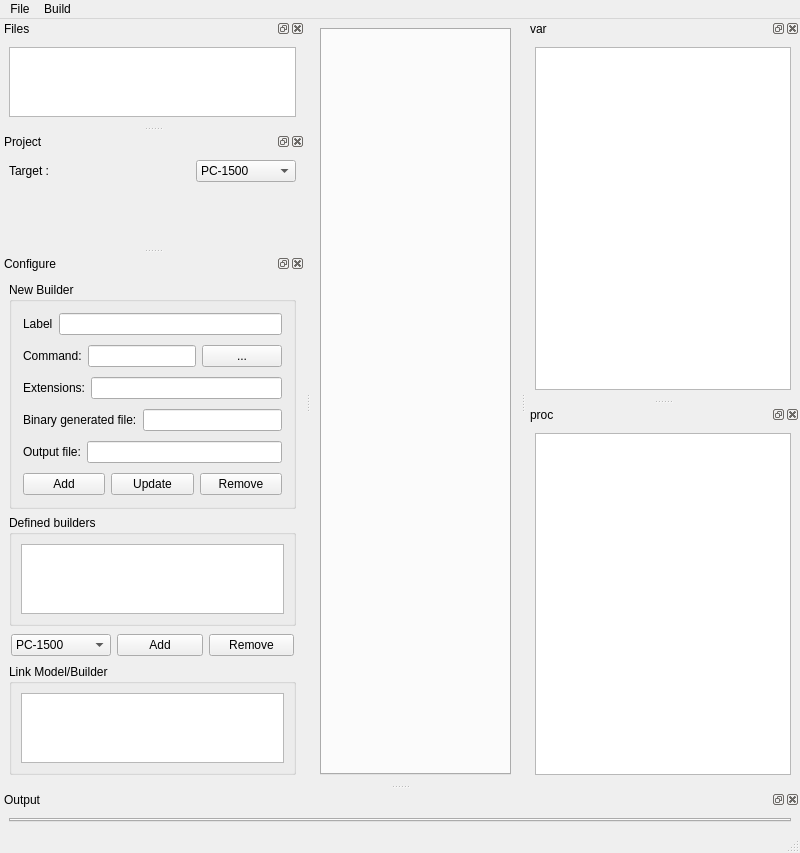
<?xml version="1.0" encoding="UTF-8"?>
<ui version="4.0">
 <class>WindowIDE</class>
 <widget class="QMainWindow" name="WindowIDE">
  <property name="geometry">
   <rect>
    <x>0</x>
    <y>0</y>
    <width>800</width>
    <height>600</height>
   </rect>
  </property>
  <property name="windowTitle">
   <string>MainWindow</string>
  </property>
  <widget class="QWidget" name="centralwidget">
   <layout class="QHBoxLayout" name="horizontalLayout_3">
    <item>
     <layout class="QHBoxLayout" name="horizontalLayout">
      <property name="sizeConstraint">
       <enum>QLayout::SetMaximumSize</enum>
      </property>
      <item>
       <layout class="QHBoxLayout" name="horizontalLayout_2">
        <item>
         <widget class="QTabWidget" name="tabWidget">
          <property name="tabShape">
           <enum>QTabWidget::Rounded</enum>
          </property>
          <property name="currentIndex">
           <number>-1</number>
          </property>
          <property name="tabsClosable">
           <bool>true</bool>
          </property>
          <property name="movable">
           <bool>true</bool>
          </property>
         </widget>
        </item>
       </layout>
      </item>
     </layout>
    </item>
   </layout>
  </widget>
  <widget class="QMenuBar" name="menubar">
   <property name="geometry">
    <rect>
     <x>0</x>
     <y>0</y>
     <width>800</width>
     <height>21</height>
    </rect>
   </property>
   <widget class="QMenu" name="menuFile">
    <property name="title">
     <string>File</string>
    </property>
    <addaction name="actionNew"/>
    <addaction name="actionOpen"/>
    <addaction name="actionSave"/>
    <addaction name="actionSave_All"/>
   </widget>
   <widget class="QMenu" name="menuBuild">
    <property name="title">
     <string>Build</string>
    </property>
    <addaction name="actionCompile"/>
    <addaction name="separator"/>
   </widget>
   <addaction name="menuFile"/>
   <addaction name="menuBuild"/>
  </widget>
  <widget class="QStatusBar" name="statusbar"/>
  <widget class="QDockWidget" name="outputdockWidget">
   <property name="sizePolicy">
    <sizepolicy hsizetype="Preferred" vsizetype="Minimum">
     <horstretch>0</horstretch>
     <verstretch>0</verstretch>
    </sizepolicy>
   </property>
   <property name="features">
    <set>QDockWidget::DockWidgetClosable|QDockWidget::DockWidgetFloatable</set>
   </property>
   <property name="windowTitle">
    <string>Output</string>
   </property>
   <attribute name="dockWidgetArea">
    <number>8</number>
   </attribute>
   <widget class="QWidget" name="dockWidgetContents">
    <layout class="QHBoxLayout" name="horizontalLayout_4">
     <item>
      <widget class="QTabWidget" name="outputtabWidget">
       <property name="currentIndex">
        <number>-1</number>
       </property>
       <property name="tabsClosable">
        <bool>true</bool>
       </property>
      </widget>
     </item>
    </layout>
   </widget>
  </widget>
  <widget class="QDockWidget" name="filesDockWidget">
   <property name="sizePolicy">
    <sizepolicy hsizetype="MinimumExpanding" vsizetype="Preferred">
     <horstretch>0</horstretch>
     <verstretch>0</verstretch>
    </sizepolicy>
   </property>
   <property name="accessibleName">
    <string/>
   </property>
   <property name="windowTitle">
    <string>Files</string>
   </property>
   <attribute name="dockWidgetArea">
    <number>1</number>
   </attribute>
   <widget class="QWidget" name="dockWidgetContents_3">
    <layout class="QVBoxLayout" name="verticalLayout">
     <item>
      <widget class="QTreeView" name="treeView"/>
     </item>
    </layout>
   </widget>
  </widget>
  <widget class="QDockWidget" name="projectDockWidget">
   <property name="sizePolicy">
    <sizepolicy hsizetype="Preferred" vsizetype="Minimum">
     <horstretch>0</horstretch>
     <verstretch>0</verstretch>
    </sizepolicy>
   </property>
   <property name="minimumSize">
    <size>
     <width>274</width>
     <height>116</height>
    </size>
   </property>
   <property name="windowTitle">
    <string>Project</string>
   </property>
   <attribute name="dockWidgetArea">
    <number>1</number>
   </attribute>
   <widget class="QWidget" name="dockWidgetContents_2">
    <layout class="QVBoxLayout" name="verticalLayout_2">
     <item>
      <layout class="QHBoxLayout" name="horizontalLayout_6">
       <item>
        <widget class="QLabel" name="label_2">
         <property name="text">
          <string>Target :</string>
         </property>
        </widget>
       </item>
       <item>
        <spacer name="horizontalSpacer_2">
         <property name="orientation">
          <enum>Qt::Horizontal</enum>
         </property>
         <property name="sizeHint" stdset="0">
          <size>
           <width>40</width>
           <height>20</height>
          </size>
         </property>
        </spacer>
       </item>
       <item>
        <widget class="QComboBox" name="targetComboBox">
         <property name="minimumSize">
          <size>
           <width>100</width>
           <height>20</height>
          </size>
         </property>
         <item>
          <property name="text">
           <string>PC-1500</string>
          </property>
          <property name="icon">
           <iconset resource="../resources/pc1500.qrc">
            <normaloff>:/pc1500/pc1500.png</normaloff>:/pc1500/pc1500.png</iconset>
          </property>
         </item>
         <item>
          <property name="text">
           <string>PC-1350</string>
          </property>
          <property name="icon">
           <iconset resource="../resources/pc1350.qrc">
            <normaloff>:/pc1350/pc1350.png</normaloff>:/pc1350/pc1350.png</iconset>
          </property>
         </item>
         <item>
          <property name="text">
           <string>PC-1250</string>
          </property>
          <property name="icon">
           <iconset resource="../resources/pc1250.qrc">
            <normaloff>:/pc1250/pc1250.png</normaloff>:/pc1250/pc1250.png</iconset>
          </property>
         </item>
         <item>
          <property name="text">
           <string>PC-1251</string>
          </property>
          <property name="icon">
           <iconset resource="../resources/pc1251.qrc">
            <normaloff>:/pc1251/pc1251.png</normaloff>:/pc1251/pc1251.png</iconset>
          </property>
         </item>
         <item>
          <property name="text">
           <string>PC-1255</string>
          </property>
          <property name="icon">
           <iconset>
            <normaloff>:/pc1255/pc1255.jpg</normaloff>:/pc1255/pc1255.jpg</iconset>
          </property>
         </item>
         <item>
          <property name="text">
           <string>PC-1260</string>
          </property>
          <property name="icon">
           <iconset>
            <normaloff>:/pc1260/pc1260.jpg</normaloff>:/pc1260/pc1260.jpg</iconset>
          </property>
         </item>
         <item>
          <property name="text">
           <string>PC-1261</string>
          </property>
          <property name="icon">
           <iconset>
            <normaloff>:/pc1261/pc1261.jpg</normaloff>:/pc1261/pc1261.jpg</iconset>
          </property>
         </item>
         <item>
          <property name="text">
           <string>PC-1262</string>
          </property>
          <property name="icon">
           <iconset>
            <normaloff>:/pc1262/pc1262.jpg</normaloff>:/pc1262/pc1262.jpg</iconset>
          </property>
         </item>
         <item>
          <property name="text">
           <string>PC-1360</string>
          </property>
          <property name="icon">
           <iconset>
            <normaloff>:/pc1360/pc1360.jpg</normaloff>:/pc1360/pc1360.jpg</iconset>
          </property>
         </item>
         <item>
          <property name="text">
           <string>PC-1475</string>
          </property>
          <property name="icon">
           <iconset>
            <normaloff>:/pc1475/pc1475.jpg</normaloff>:/pc1475/pc1475.jpg</iconset>
          </property>
         </item>
        </widget>
       </item>
      </layout>
     </item>
     <item>
      <spacer name="verticalSpacer">
       <property name="orientation">
        <enum>Qt::Vertical</enum>
       </property>
       <property name="sizeType">
        <enum>QSizePolicy::MinimumExpanding</enum>
       </property>
       <property name="sizeHint" stdset="0">
        <size>
         <width>20</width>
         <height>20</height>
        </size>
       </property>
      </spacer>
     </item>
    </layout>
   </widget>
  </widget>
  <widget class="QDockWidget" name="vardockWidget">
   <property name="windowTitle">
    <string>var</string>
   </property>
   <attribute name="dockWidgetArea">
    <number>2</number>
   </attribute>
   <widget class="QWidget" name="dockWidgetContents_4">
    <layout class="QVBoxLayout" name="verticalLayout_3">
     <item>
      <widget class="QTextEdit" name="vartextEdit"/>
     </item>
    </layout>
   </widget>
  </widget>
  <widget class="QDockWidget" name="procdockWidget">
   <property name="windowTitle">
    <string>proc</string>
   </property>
   <attribute name="dockWidgetArea">
    <number>2</number>
   </attribute>
   <widget class="QWidget" name="dockWidgetContents_5">
    <layout class="QVBoxLayout" name="verticalLayout_4">
     <item>
      <widget class="QTextEdit" name="proctextEdit"/>
     </item>
    </layout>
   </widget>
  </widget>
  <widget class="QDockWidget" name="configDockWidget">
   <property name="floating">
    <bool>false</bool>
   </property>
   <property name="windowTitle">
    <string>Configure</string>
   </property>
   <attribute name="dockWidgetArea">
    <number>1</number>
   </attribute>
   <widget class="QWidget" name="dockWidgetContents_6">
    <layout class="QVBoxLayout" name="verticalLayout_5">
     <item>
      <widget class="QGroupBox" name="groupBox">
       <property name="toolTip">
        <string>&lt;html&gt;&lt;head/&gt;&lt;body&gt;&lt;p&gt;$1 : source filename&lt;/p&gt;&lt;p&gt;$2: source filename without extension&lt;/p&gt;&lt;/body&gt;&lt;/html&gt;</string>
       </property>
       <property name="title">
        <string>New Builder</string>
       </property>
       <layout class="QVBoxLayout" name="verticalLayout_6">
        <item>
         <layout class="QHBoxLayout" name="horizontalLayout_12">
          <property name="leftMargin">
           <number>2</number>
          </property>
          <property name="topMargin">
           <number>2</number>
          </property>
          <property name="rightMargin">
           <number>2</number>
          </property>
          <property name="bottomMargin">
           <number>2</number>
          </property>
          <item>
           <widget class="QLabel" name="label_6">
            <property name="text">
             <string>Label</string>
            </property>
           </widget>
          </item>
          <item>
           <widget class="QLineEdit" name="leNewBuilderTitle"/>
          </item>
         </layout>
        </item>
        <item>
         <layout class="QHBoxLayout" name="horizontalLayout_5">
          <property name="leftMargin">
           <number>2</number>
          </property>
          <property name="topMargin">
           <number>2</number>
          </property>
          <property name="rightMargin">
           <number>2</number>
          </property>
          <property name="bottomMargin">
           <number>2</number>
          </property>
          <item>
           <widget class="QLabel" name="label">
            <property name="text">
             <string>Command:</string>
            </property>
           </widget>
          </item>
          <item>
           <widget class="QLineEdit" name="leNewBuilderFileName"/>
          </item>
          <item>
           <widget class="QPushButton" name="pbOpenBuider">
            <property name="text">
             <string>...</string>
            </property>
           </widget>
          </item>
         </layout>
        </item>
        <item>
         <layout class="QHBoxLayout" name="horizontalLayout_7">
          <property name="leftMargin">
           <number>2</number>
          </property>
          <property name="topMargin">
           <number>2</number>
          </property>
          <property name="rightMargin">
           <number>2</number>
          </property>
          <property name="bottomMargin">
           <number>2</number>
          </property>
          <item>
           <widget class="QLabel" name="label_3">
            <property name="text">
             <string>Extensions:</string>
            </property>
           </widget>
          </item>
          <item>
           <widget class="QLineEdit" name="leNewBuilderExt"/>
          </item>
         </layout>
        </item>
        <item>
         <layout class="QHBoxLayout" name="horizontalLayout_10">
          <property name="leftMargin">
           <number>2</number>
          </property>
          <property name="topMargin">
           <number>2</number>
          </property>
          <property name="rightMargin">
           <number>2</number>
          </property>
          <property name="bottomMargin">
           <number>2</number>
          </property>
          <item>
           <widget class="QLabel" name="label_4">
            <property name="text">
             <string>Binary generated file:</string>
            </property>
           </widget>
          </item>
          <item>
           <widget class="QLineEdit" name="leNewBuilderBinFiles"/>
          </item>
         </layout>
        </item>
        <item>
         <layout class="QHBoxLayout" name="horizontalLayout_11">
          <property name="leftMargin">
           <number>2</number>
          </property>
          <property name="topMargin">
           <number>2</number>
          </property>
          <property name="rightMargin">
           <number>2</number>
          </property>
          <property name="bottomMargin">
           <number>2</number>
          </property>
          <item>
           <widget class="QLabel" name="label_5">
            <property name="text">
             <string>Output file:</string>
            </property>
           </widget>
          </item>
          <item>
           <widget class="QLineEdit" name="leNewBuilderOutput"/>
          </item>
         </layout>
        </item>
        <item>
         <layout class="QHBoxLayout" name="horizontalLayout_9">
          <property name="leftMargin">
           <number>2</number>
          </property>
          <property name="topMargin">
           <number>2</number>
          </property>
          <property name="rightMargin">
           <number>2</number>
          </property>
          <property name="bottomMargin">
           <number>2</number>
          </property>
          <item>
           <widget class="QPushButton" name="pbNBAdd">
            <property name="text">
             <string>Add</string>
            </property>
           </widget>
          </item>
          <item>
           <widget class="QPushButton" name="pbNBUpdate">
            <property name="text">
             <string>Update</string>
            </property>
           </widget>
          </item>
          <item>
           <widget class="QPushButton" name="pbNBRemove">
            <property name="text">
             <string>Remove</string>
            </property>
           </widget>
          </item>
         </layout>
        </item>
       </layout>
      </widget>
     </item>
     <item>
      <widget class="QGroupBox" name="groupBox_2">
       <property name="title">
        <string>Defined builders</string>
       </property>
       <layout class="QVBoxLayout" name="verticalLayout_7">
        <item>
         <widget class="QListWidget" name="lwBuilders"/>
        </item>
       </layout>
      </widget>
     </item>
     <item>
      <layout class="QHBoxLayout" name="horizontalLayout_8">
       <property name="leftMargin">
        <number>2</number>
       </property>
       <property name="topMargin">
        <number>2</number>
       </property>
       <property name="rightMargin">
        <number>2</number>
       </property>
       <property name="bottomMargin">
        <number>2</number>
       </property>
       <item>
        <widget class="QComboBox" name="cbMB">
         <property name="minimumSize">
          <size>
           <width>100</width>
           <height>20</height>
          </size>
         </property>
         <item>
          <property name="text">
           <string>PC-1500</string>
          </property>
          <property name="icon">
           <iconset resource="../resources/pc1500.qrc">
            <normaloff>:/pc1500/pc1500.png</normaloff>:/pc1500/pc1500.png</iconset>
          </property>
         </item>
         <item>
          <property name="text">
           <string>PC-1350</string>
          </property>
          <property name="icon">
           <iconset resource="../resources/pc1350.qrc">
            <normaloff>:/pc1350/pc1350.png</normaloff>:/pc1350/pc1350.png</iconset>
          </property>
         </item>
         <item>
          <property name="text">
           <string>PC-1250</string>
          </property>
          <property name="icon">
           <iconset resource="../resources/pc1250.qrc">
            <normaloff>:/pc1250/pc1250.png</normaloff>:/pc1250/pc1250.png</iconset>
          </property>
         </item>
         <item>
          <property name="text">
           <string>PC-1251</string>
          </property>
          <property name="icon">
           <iconset resource="../resources/pc1251.qrc">
            <normaloff>:/pc1251/pc1251.png</normaloff>:/pc1251/pc1251.png</iconset>
          </property>
         </item>
         <item>
          <property name="text">
           <string>PC-1255</string>
          </property>
          <property name="icon">
           <iconset>
            <normaloff>:/pc1255/pc1255.jpg</normaloff>:/pc1255/pc1255.jpg</iconset>
          </property>
         </item>
         <item>
          <property name="text">
           <string>PC-1260</string>
          </property>
          <property name="icon">
           <iconset>
            <normaloff>:/pc1260/pc1260.jpg</normaloff>:/pc1260/pc1260.jpg</iconset>
          </property>
         </item>
         <item>
          <property name="text">
           <string>PC-1261</string>
          </property>
          <property name="icon">
           <iconset>
            <normaloff>:/pc1261/pc1261.jpg</normaloff>:/pc1261/pc1261.jpg</iconset>
          </property>
         </item>
         <item>
          <property name="text">
           <string>PC-1262</string>
          </property>
          <property name="icon">
           <iconset>
            <normaloff>:/pc1262/pc1262.jpg</normaloff>:/pc1262/pc1262.jpg</iconset>
          </property>
         </item>
         <item>
          <property name="text">
           <string>PC-1360</string>
          </property>
          <property name="icon">
           <iconset>
            <normaloff>:/pc1360/pc1360.jpg</normaloff>:/pc1360/pc1360.jpg</iconset>
          </property>
         </item>
         <item>
          <property name="text">
           <string>PC-1475</string>
          </property>
          <property name="icon">
           <iconset>
            <normaloff>:/pc1475/pc1475.jpg</normaloff>:/pc1475/pc1475.jpg</iconset>
          </property>
         </item>
        </widget>
       </item>
       <item>
        <widget class="QPushButton" name="pbAddMB">
         <property name="text">
          <string>Add</string>
         </property>
        </widget>
       </item>
       <item>
        <widget class="QPushButton" name="pbRemoveMB">
         <property name="text">
          <string>Remove</string>
         </property>
        </widget>
       </item>
      </layout>
     </item>
     <item>
      <widget class="QGroupBox" name="groupBox_3">
       <property name="title">
        <string>Link Model/Builder</string>
       </property>
       <layout class="QVBoxLayout" name="verticalLayout_8">
        <item>
         <widget class="QListWidget" name="lwModelBuilder"/>
        </item>
       </layout>
      </widget>
     </item>
    </layout>
   </widget>
  </widget>
  <action name="actionOpen">
   <property name="text">
    <string>Open</string>
   </property>
  </action>
  <action name="actionSave">
   <property name="text">
    <string>&amp;Save</string>
   </property>
   <property name="shortcut">
    <string>Ctrl+S</string>
   </property>
  </action>
  <action name="actionSave_All">
   <property name="text">
    <string>Save All</string>
   </property>
   <property name="shortcut">
    <string>Ctrl+Shift+S</string>
   </property>
  </action>
  <action name="actionCompile">
   <property name="text">
    <string>Compile</string>
   </property>
   <property name="shortcut">
    <string>Ctrl+B</string>
   </property>
  </action>
  <action name="actionInstall">
   <property name="text">
    <string>Install ...</string>
   </property>
  </action>
  <action name="actionTarget_Model">
   <property name="text">
    <string>Target Model</string>
   </property>
  </action>
  <action name="actionNew">
   <property name="text">
    <string>New</string>
   </property>
  </action>
 </widget>
 <resources>
  <include location="../resources/pc1250.qrc"/>
  <include location="../resources/pc1251.qrc"/>
  <include location="../resources/pc1350.qrc"/>
  <include location="../resources/pc1500.qrc"/>
 </resources>
 <connections/>
</ui>
